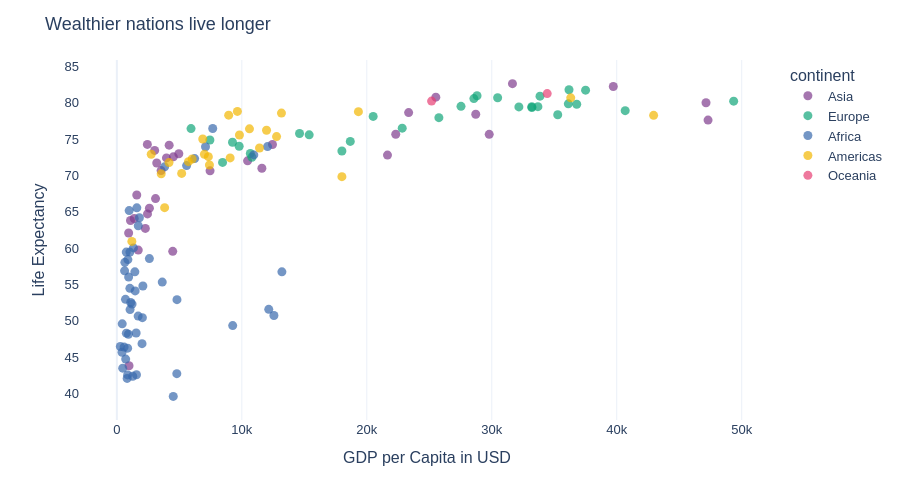

Write notebook code for a chart like this one.
### Code cell
# Let's improve it!!
fig = px.scatter(
    data_frame=df, x='gdpPercap', y='lifeExp',
    color='continent',                      # colour encodes category (continent)
    #hover_name='country',# hover shows country name
    hover_name='country',
    hover_data={'continent':False},
    labels={'gdpPercap': 'GDP per Capita in USD',
            'lifeExp': 'Life Expectancy'},
    template='plotly_white',
    color_discrete_sequence=px.colors.qualitative.Bold  # plotly express 
)
fig.update_layout(
    title='Wealthier nations live longer',
    font=dict(family='Arial', size=13),
    xaxis=dict(showgrid=True),
    yaxis=dict(showgrid=False),
    height=500
)

fig.update_traces(marker=dict(size=9, opacity=0.7))
fig.show()

### Figure 1 — Plotly figure (JSON) as saved in the notebook; plotly's stock layout.template omitted (floating-point values rounded to 4 significant figures)
{"data": [{"customdata": [["Asia"], ["Asia"], ["Asia"], ["Asia"], ["Asia"], ["Asia"], ["Asia"], ["Asia"], ["Asia"], ["Asia"], ["Asia"], ["Asia"], ["Asia"], ["Asia"], ["Asia"], ["Asia"], ["Asia"], ["Asia"], ["Asia"], ["Asia"], ["Asia"], ["Asia"], ["Asia"], ["Asia"], ["Asia"], ["Asia"], ["Asia"], ["Asia"], ["Asia"], ["Asia"], ["Asia"], ["Asia"], ["Asia"]], "hovertemplate": "<b>%{hovertext}</b><br><br>GDP per Capita in USD=%{x}<br>Life Expectancy=%{y}<extra></extra>", "hovertext": ["Afghanistan", "Bahrain", "Bangladesh", "Cambodia", "China", "Hong Kong, China", "India", "Indonesia", "Iran", "Iraq", "Israel", "Japan", "Jordan", "Korea, Dem. Rep.", "Korea, Rep.", "Kuwait", "Lebanon", "Malaysia", "Mongolia", "Myanmar", "Nepal", "Oman", "Pakistan", "Philippines", "Saudi Arabia", "Singapore", "Sri Lanka", "Syria", "Taiwan", "Thailand", "Vietnam", "West Bank and Gaza", "Yemen, Rep."], "legendgroup": "Asia", "marker": {"color": "rgb(127, 60, 141)", "opacity": 0.7, "size": 9, "symbol": "circle"}, "mode": "markers", "name": "Asia", "orientation": "v", "showlegend": true, "type": "scatter", "x": [974.6, 29800.0, 1391.0, 1714.0, 4959.0, 39720.0, 2452.0, 3541.0, 11610.0, 4471.0, 25520.0, 31660.0, 4519.0, 1593.0, 23350.0, 47310.0, 10460.0, 12450.0, 3096.0, 944.0, 1091.0, 22320.0, 2606.0, 3190.0, 21650.0, 47140.0, 3970.0, 4185.0, 28720.0, 7458.0, 2442.0, 3025.0, 2281.0], "xaxis": "x", "y": [43.83, 75.64, 64.06, 59.72, 72.96, 82.21, 64.7, 70.65, 70.96, 59.55, 80.75, 82.6, 72.53, 67.3, 78.62, 77.59, 71.99, 74.24, 66.8, 62.07, 63.78, 75.64, 65.48, 71.69, 72.78, 79.97, 72.4, 74.14, 78.4, 70.62, 74.25, 73.42, 62.7], "yaxis": "y"}, {"customdata": [["Europe"], ["Europe"], ["Europe"], ["Europe"], ["Europe"], ["Europe"], ["Europe"], ["Europe"], ["Europe"], ["Europe"], ["Europe"], ["Europe"], ["Europe"], ["Europe"], ["Europe"], ["Europe"], ["Europe"], ["Europe"], ["Europe"], ["Europe"], ["Europe"], ["Europe"], ["Europe"], ["Europe"], ["Europe"], ["Europe"], ["Europe"], ["Europe"], ["Europe"], ["Europe"]], "hovertemplate": "<b>%{hovertext}</b><br><br>GDP per Capita in USD=%{x}<br>Life Expectancy=%{y}<extra></extra>", "hovertext": ["Albania", "Austria", "Belgium", "Bosnia and Herzegovina", "Bulgaria", "Croatia", "Czech Republic", "Denmark", "Finland", "France", "Germany", "Greece", "Hungary", "Iceland", "Ireland", "Italy", "Montenegro", "Netherlands", "Norway", "Poland", "Portugal", "Romania", "Serbia", "Slovak Republic", "Slovenia", "Spain", "Sweden", "Switzerland", "Turkey", "United Kingdom"], "legendgroup": "Europe", "marker": {"color": "rgb(17, 165, 121)", "opacity": 0.7, "size": 9, "symbol": "circle"}, "mode": "markers", "name": "Europe", "orientation": "v", "showlegend": true, "type": "scatter", "x": [5937.0, 36130.0, 33690.0, 7446.0, 10680.0, 14620.0, 22830.0, 35280.0, 33210.0, 30470.0, 32170.0, 27540.0, 18010.0, 36180.0, 40680.0, 28570.0, 9254.0, 36800.0, 49360.0, 15390.0, 20510.0, 10810.0, 9787.0, 18680.0, 25770.0, 28820.0, 33860.0, 37510.0, 8458.0, 33200.0], "xaxis": "x", "y": [76.42, 79.83, 79.44, 74.85, 73.0, 75.75, 76.49, 78.33, 79.31, 80.66, 79.41, 79.48, 73.34, 81.76, 78.89, 80.55, 74.54, 79.76, 80.2, 75.56, 78.1, 72.48, 74.0, 74.66, 77.93, 80.94, 80.88, 81.7, 71.78, 79.42], "yaxis": "y"}, {"customdata": [["Africa"], ["Africa"], ["Africa"], ["Africa"], ["Africa"], ["Africa"], ["Africa"], ["Africa"], ["Africa"], ["Africa"], ["Africa"], ["Africa"], ["Africa"], ["Africa"], ["Africa"], ["Africa"], ["Africa"], ["Africa"], ["Africa"], ["Africa"], ["Africa"], ["Africa"], ["Africa"], ["Africa"], ["Africa"], ["Africa"], ["Africa"], ["Africa"], ["Africa"], ["Africa"], ["Africa"], ["Africa"], ["Africa"], ["Africa"], ["Africa"], ["Africa"], ["Africa"], ["Africa"], ["Africa"], ["Africa"], ["Africa"], ["Africa"], ["Africa"], ["Africa"], ["Africa"], ["Africa"], ["Africa"], ["Africa"], ["Africa"], ["Africa"], ["Africa"], ["Africa"]], "hovertemplate": "<b>%{hovertext}</b><br><br>GDP per Capita in USD=%{x}<br>Life Expectancy=%{y}<extra></extra>", "hovertext": ["Algeria", "Angola", "Benin", "Botswana", "Burkina Faso", "Burundi", "Cameroon", "Central African Republic", "Chad", "Comoros", "Congo, Dem. Rep.", "Congo, Rep.", "Cote d'Ivoire", "Djibouti", "Egypt", "Equatorial Guinea", "Eritrea", "Ethiopia", "Gabon", "Gambia", "Ghana", "Guinea", "Guinea-Bissau", "Kenya", "Lesotho", "Liberia", "Libya", "Madagascar", "Malawi", "Mali", "Mauritania", "Mauritius", "Morocco", "Mozambique", "Namibia", "Niger", "Nigeria", "Reunion", "Rwanda", "Sao Tome and Principe", "Senegal", "Sierra Leone", "Somalia", "South Africa", "Sudan", "Swaziland", "Tanzania", "Togo", "Tunisia", "Uganda", "Zambia", "Zimbabwe"], "legendgroup": "Africa", "marker": {"color": "rgb(57, 105, 172)", "opacity": 0.7, "size": 9, "symbol": "circle"}, "mode": "markers", "name": "Africa", "orientation": "v", "showlegend": true, "type": "scatter", "x": [6223.0, 4797.0, 1441.0, 12570.0, 1217.0, 430.1, 2042.0, 706.0, 1704.0, 986.1, 277.6, 3633.0, 1545.0, 2082.0, 5581.0, 12150.0, 641.4, 690.8, 13210.0, 752.7, 1328.0, 942.7, 579.2, 1463.0, 1569.0, 414.5, 12060.0, 1045.0, 759.3, 1043.0, 1803.0, 10960.0, 3820.0, 823.7, 4811.0, 619.7, 2014.0, 7670.0, 863.1, 1598.0, 1712.0, 862.5, 926.1, 9270.0, 2602.0, 4513.0, 1107.0, 883.0, 7093.0, 1056.0, 1271.0, 469.7], "xaxis": "x", "y": [72.3, 42.73, 56.73, 50.73, 52.3, 49.58, 50.43, 44.74, 50.65, 65.15, 46.46, 55.32, 48.33, 54.79, 71.34, 51.58, 58.04, 52.95, 56.73, 59.45, 60.02, 56.01, 46.39, 54.11, 42.59, 45.68, 73.95, 59.44, 48.3, 54.47, 64.16, 72.8, 71.16, 42.08, 52.91, 56.87, 46.86, 76.44, 46.24, 65.53, 63.06, 42.57, 48.16, 49.34, 58.56, 39.61, 52.52, 58.42, 73.92, 51.54, 42.38, 43.49], "yaxis": "y"}, {"customdata": [["Americas"], ["Americas"], ["Americas"], ["Americas"], ["Americas"], ["Americas"], ["Americas"], ["Americas"], ["Americas"], ["Americas"], ["Americas"], ["Americas"], ["Americas"], ["Americas"], ["Americas"], ["Americas"], ["Americas"], ["Americas"], ["Americas"], ["Americas"], ["Americas"], ["Americas"], ["Americas"], ["Americas"], ["Americas"]], "hovertemplate": "<b>%{hovertext}</b><br><br>GDP per Capita in USD=%{x}<br>Life Expectancy=%{y}<extra></extra>", "hovertext": ["Argentina", "Bolivia", "Brazil", "Canada", "Chile", "Colombia", "Costa Rica", "Cuba", "Dominican Republic", "Ecuador", "El Salvador", "Guatemala", "Haiti", "Honduras", "Jamaica", "Mexico", "Nicaragua", "Panama", "Paraguay", "Peru", "Puerto Rico", "Trinidad and Tobago", "United States", "Uruguay", "Venezuela"], "legendgroup": "Americas", "marker": {"color": "rgb(242, 183, 1)", "opacity": 0.7, "size": 9, "symbol": "circle"}, "mode": "markers", "name": "Americas", "orientation": "v", "showlegend": true, "type": "scatter", "x": [12780.0, 3822.0, 9066.0, 36320.0, 13170.0, 7007.0, 9645.0, 8948.0, 6025.0, 6873.0, 5728.0, 5186.0, 1202.0, 3548.0, 7321.0, 11980.0, 2749.0, 9809.0, 4173.0, 7409.0, 19330.0, 18010.0, 42950.0, 10610.0, 11420.0], "xaxis": "x", "y": [75.32, 65.55, 72.39, 80.65, 78.55, 72.89, 78.78, 78.27, 72.23, 74.99, 71.88, 70.26, 60.92, 70.2, 72.57, 76.19, 72.9, 75.54, 71.75, 71.42, 78.75, 69.82, 78.24, 76.38, 73.75], "yaxis": "y"}, {"customdata": [["Oceania"], ["Oceania"]], "hovertemplate": "<b>%{hovertext}</b><br><br>GDP per Capita in USD=%{x}<br>Life Expectancy=%{y}<extra></extra>", "hovertext": ["Australia", "New Zealand"], "legendgroup": "Oceania", "marker": {"color": "rgb(231, 63, 116)", "opacity": 0.7, "size": 9, "symbol": "circle"}, "mode": "markers", "name": "Oceania", "orientation": "v", "showlegend": true, "type": "scatter", "x": [34440.0, 25190.0], "xaxis": "x", "y": [81.23, 80.2], "yaxis": "y"}], "layout": {"font": {"family": "Arial", "size": 13}, "height": 500, "legend": {"title": {"text": "continent"}, "tracegroupgap": 0}, "margin": {"t": 60}, "title": {"text": "Wealthier nations live longer"}, "xaxis": {"anchor": "y", "domain": [0, 1], "showgrid": true, "title": {"text": "GDP per Capita in USD"}}, "yaxis": {"anchor": "x", "domain": [0, 1], "showgrid": false, "title": {"text": "Life Expectancy"}}}}
